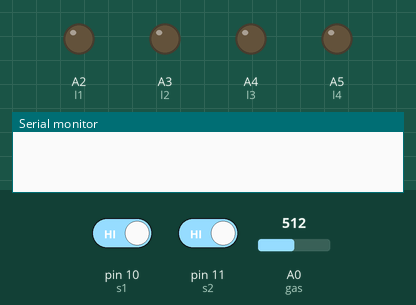
Bench run of a sketch on a simulated Arduino Uno, built with avr-gcc and run on an emulated ATmega328P. On the bench: output pins drawn as LEDs (lit = HIGH), the last lines printed to the serial monitor. Inputs (shaded band) come from the test bench; at power-on: pin 10 (s1) HIGH, pin 11 (s2) HIGH, A0 (gas) = 512.

Above: at 1.2 s.
1.3 s: pin 10 (s1) driven LOW
At 1.9 s:
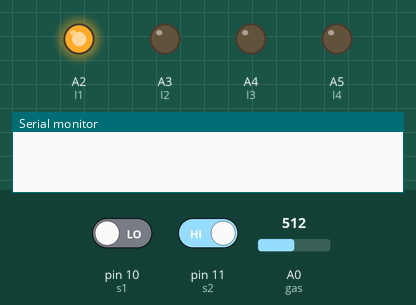
4.3 s: pin 10 (s1) driven HIGH
At 5.4 s:
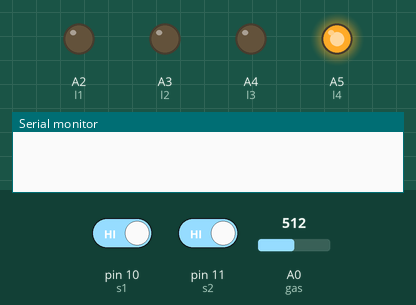
5.8 s: pin 11 (s2) driven LOW
At 6.5 s:
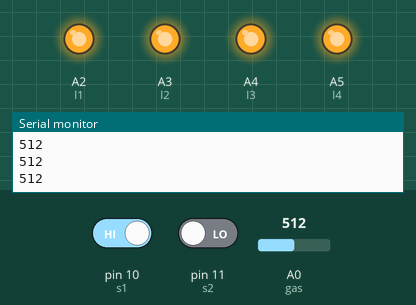
Timing chart, 0 to 8.8 s (numbered marks = the images above; inputs shaded):
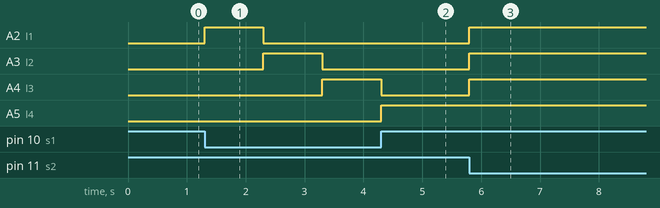

The sketch:

switch_one__two_and_gas_as_a_input.ino
```cpp
#include<SoftwareSerial.h>

int l1=A2;
int l2=A3;
int l3=A4;
int l4=A5;

int gas=A0;

int s1=10;
int s2=11;

void setup() {
  // put your setup code here, to run once:
  Serial.begin(9600);
  pinMode(s1,INPUT);
  pinMode(s2,INPUT);

  pinMode(gas,INPUT);

  pinMode(l1,OUTPUT);
  pinMode(l2,OUTPUT);
  pinMode(l3,OUTPUT);
  pinMode(l4,OUTPUT);

}

void loop() {
  // put your main code here, to run repeatedly:
  int a=digitalRead(s1);
  int b=digitalRead(s2);
  if(a==LOW){               //low because this device works in reverse manner
  digitalWrite(l1,HIGH);
  digitalWrite(l2,LOW);
  digitalWrite(l3,LOW);
  digitalWrite(l4,LOW);
  delay(1000);
  digitalWrite(l2,HIGH);
  digitalWrite(l1,LOW);
  digitalWrite(l3,LOW);
  digitalWrite(l4,LOW);
  delay(1000);
  digitalWrite(l3,HIGH);
  digitalWrite(l2,LOW);
  digitalWrite(l1,LOW);
  digitalWrite(l4,LOW);
  delay(1000);
  digitalWrite(l4,HIGH);
  digitalWrite(l2,LOW);
  digitalWrite(l3,LOW);
  digitalWrite(l1,LOW);
  delay(1000);
  }

  if(b==LOW){                     //low because this device works in reverse manner
    int x=analogRead(gas);
    Serial.println(x);

  if(x>400){
    digitalWrite(l1,HIGH);
    digitalWrite(l2,HIGH);
    digitalWrite(l3,HIGH);
    digitalWrite(l4,HIGH);
  }

  }


}
```

Measured:
- after the input at 1.3 s, A2 (l1): LOW → HIGH at once, → LOW 1.0 s later; A3 (l2): LOW → HIGH after 1.0 s, → LOW 1.0 s later; A4 (l3): LOW → HIGH after 2.0 s
- after the input at 4.3 s, A2 (l1): stays LOW (without the input it goes to HIGH after 1.0 s); A5 (l4): goes on until 4.3 s, then stays HIGH
- after the input at 5.8 s, A2 (l1), A3 (l2), A4 (l3): LOW → HIGH at once
